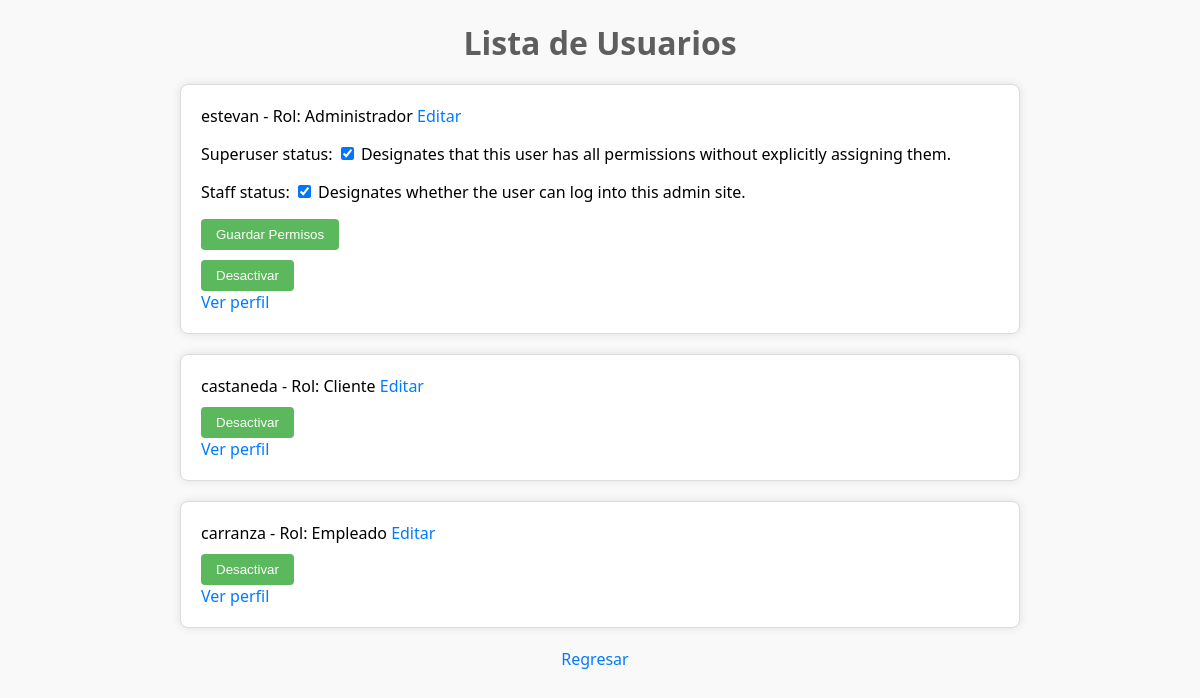
Screenshot of /usuarios/ (signed in) with the database file from the repository.
### tasks/models.py (models this page shows)
class CustomUser(AbstractUser):
    ROLES = (
        ('admin', 'Administrador'),
        ('empleado', 'Empleado'),
        ('cliente', 'Cliente'),
    )
    role = models.CharField(max_length=20, choices=ROLES, default='cliente')
    email = models.EmailField(unique=True)
    USERNAME_FIELD = 'email'
    REQUIRED_FIELDS = ['username', 'role']

### tasks/views.py (the view)
# urls.py: path('usuarios/', views.user_list, name='user_list'),
@user_passes_test(lambda user: user.is_superuser and user.role == 'admin')
@login_required
def user_list(request):
    users = CustomUser.objects.all()
    if not request.user.is_superuser:
        messages.error(request, 'No tienes permisos para acceder a la lista de usuarios. Solicita permisos a otro administrador.')
        return redirect('home')  # Ajusta la redirección según tus necesidades
    users_with_permissions = []
    for user in users:
        permission_form = UserPermissionForm(initial={
            'is_superuser': user.is_superuser,
            'is_staff': user.is_staff,
        })
        users_with_permissions.append({'user': user, 'form': permission_form})
    return render(request, 'user_list.html', {'users_with_permissions': users_with_permissions})

### tasks/templates/user_list.html (shortened to what this page needs)
<!DOCTYPE html>
<html>
<head>
</head>
</head>
<body>
    <h1>Lista de Usuarios</h1>
    <ul>
        {% for user_with_permissions in users_with_permissions %}
            <li>
                {{ user_with_permissions.user.username }} - Rol: {{ user_with_permissions.user.get_role_display }}
                <a href="{% url 'editar_usuario' user_with_permissions.user.id %}">Editar</a>
                {% if user_with_permissions.user.role == 'admin' %}
                    <form action="{% url 'manage_user_permissions' user_with_permissions.user.id %}" method="post">
                        {{ user_with_permissions.form.as_p }}
                        <button type="submit">Guardar Permisos</button>
                    </form>
                {% endif %}
                {% if user_with_permissions.user.is_active %}
                    <form action="{% url 'desactivar_usuario' user_with_permissions.user.id %}" method="post">
                        <button type="submit">Desactivar</button>
                    </form>
                {% else %}
                    <form action="{% url 'activar_usuario' user_with_permissions.user.id %}" method="post">
                        {% csrf_token %}
                        <button type="submit">Activar</button>
                    </form>
                {% endif %}
                <a href="{% url 'ver_perfil' user_with_permissions.user.id %}">Ver perfil</a>
            </li>
        {% endfor %}
    </ul>
    <a href="{% url 'tasks' %}">Regresar</a>
</body>
</html>

### tasks/templates/user_list.html (style rules this page uses)
body { font-family: 'Segoe UI', Tahoma, Geneva, Verdana, sans-serif; background-color: #f9f9f9; margin: 0; padding: 0; display: flex; flex-direction: column; align-items: center; }
h1 { color: #5e5e5e; margin-bottom: 20px; }
ul { list-style-type: none; padding: 0; width: 70%; margin: 0 auto; }
li { background-color: #ffffff; border: 1px solid #dcdcdc; margin-bottom: 20px; padding: 20px; border-radius: 8px; box-shadow: 0 0 10px rgba(0, 0, 0, 0.1); }
a { color: #007bff; text-decoration: none; margin-right: 10px; }
form { margin-top: 10px; }
button { background-color: #5cb85c; color: #ffffff; padding: 8px 15px; border: none; border-radius: 4px; cursor: pointer; margin-right: 10px; }

### rows the page displays
CustomUser: user.username "estevan", user.role "Administrador", is_active "Desactivar"
CustomUser: user.username "castaneda", user.role "Cliente", is_active "Desactivar"
CustomUser: user.username "carranza", user.role "Empleado", is_active "Desactivar"
